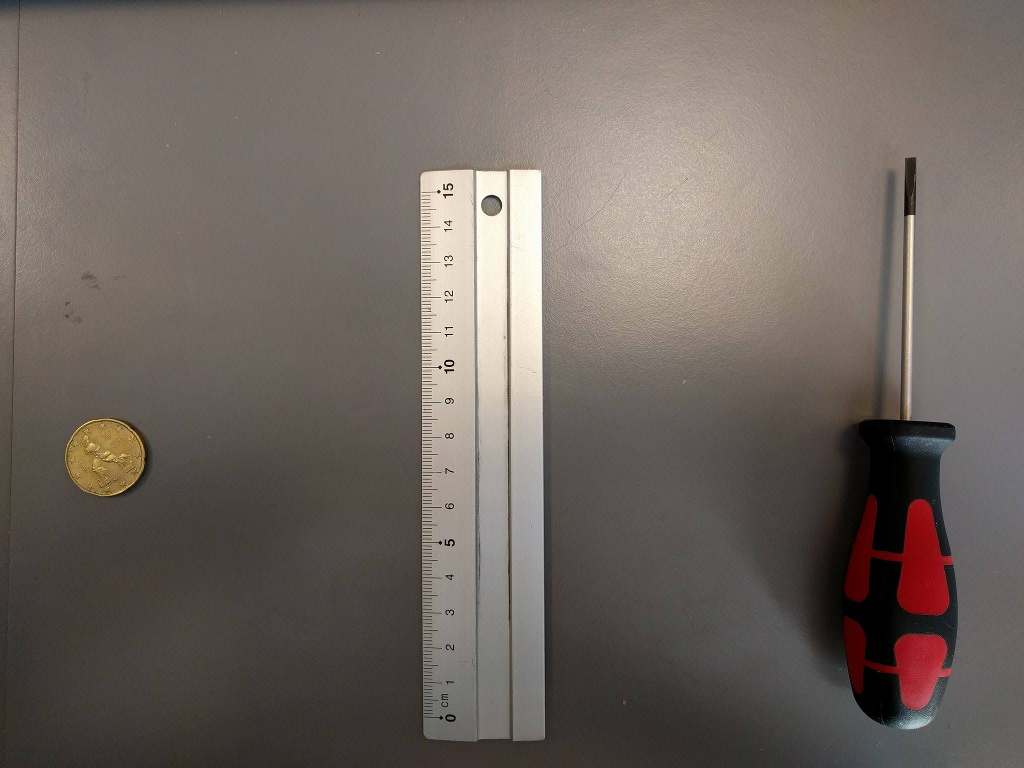
#> input picture object_recognition/images/moar_test.jpg, 1024 x 768 px
$ python label_and_size.py   (older library calls are emulated)
#> lines starting #> are read from the running program, lines starting #| are printed output that depends on the picture; after the words box and inside, x2 and y2 are one past the last pixel; in counts of white or black regions, pixels touching at a corner belong together
### object_recognition/detect_object_size.py
# import the necessary packages
from scipy.spatial import distance as dist
from imutils import perspective
from imutils import contours
import numpy as np
import imutils
import cv2


def midpoint(pt_a, pt_b):
    return ((pt_a[0] + pt_b[0]) * 0.5, (pt_a[1] + pt_b[1]) * 0.5)


def detect_object_size(image, obj_width):

    # load the image, convert it to greyscale, and blur it slightly
    gray = cv2.cvtColor(image, cv2.COLOR_BGR2GRAY)
    gray = cv2.GaussianBlur(gray, (7, 7), 0)

    # perform edge detection, then perform a dilation + erosion to
    # close gaps in between object edges
    edged = cv2.Canny(gray, 50, 100)
    edged = cv2.dilate(edged, None, iterations=1)
    edged = cv2.erode(edged, None, iterations=1)

    # find contours in the edge map
    cnts = cv2.findContours(edged.copy(), cv2.RETR_EXTERNAL,
                            cv2.CHAIN_APPROX_SIMPLE)
    cnts = cnts[0] if imutils.is_cv2() else cnts[1]

    # sort the contours from left-to-right and initialize the
    # 'pixels per metric' calibration variable
    (cnts, _) = contours.sort_contours(cnts)
    pixels_per_metric = None

    # loop over the contours individually
    for c in cnts:
        # if the contour is not sufficiently large, ignore it
        if cv2.contourArea(c) < 100:
            continue

        # compute the rotated bounding box of the contour
        orig = image.copy()
        box = cv2.minAreaRect(c)
        box = cv2.cv.BoxPoints(box) if imutils.is_cv2() else cv2.boxPoints(box)
        box = np.array(box, dtype="int")

        # order the points in the contour such that they appear
        # in top-left, top-right, bottom-right, and bottom-left
        # order, then draw the outline of the rotated bounding
        # box
        box = perspective.order_points(box)
        cv2.drawContours(orig, [box.astype("int")], -1, (0, 255, 0), 2)

        # loop over the original points and draw them
        for (x, y) in box:
            cv2.circle(orig, (int(x), int(y)), 5, (0, 0, 255), -1)

        # unpack the ordered bounding box, then compute the midpoint
        # between the top-left and top-right coordinates, followed by
        # the midpoint between bottom-left and bottom-right coordinates
        (tl, tr, br, bl) = box
        (tltr_x, tltr_y) = midpoint(tl, tr)
        (blbr_x, blbr_y) = midpoint(bl, br)

        # compute the midpoint between the top-left and top-right points,
        # followed by the midpoint between the top-righ and bottom-right
        (tlbl_x, tlbl_y) = midpoint(tl, bl)
        (trbr_x, trbr_y) = midpoint(tr, br)

        # draw the midpoints on the image
        cv2.circle(orig, (int(tltr_x), int(tltr_y)), 5, (255, 0, 0), -1)
        cv2.circle(orig, (int(blbr_x), int(blbr_y)), 5, (255, 0, 0), -1)
        cv2.circle(orig, (int(tlbl_x), int(tlbl_y)), 5, (255, 0, 0), -1)
        cv2.circle(orig, (int(trbr_x), int(trbr_y)), 5, (255, 0, 0), -1)

        # draw lines between the midpoints
        cv2.line(orig, (int(tltr_x), int(tltr_y)), (int(blbr_x), int(blbr_y)),
                 (255, 0, 255), 2)
        cv2.line(orig, (int(tlbl_x), int(tlbl_y)), (int(trbr_x), int(trbr_y)),
                 (255, 0, 255), 2)

        # compute the Euclidean distance between the midpoints
        d_a = dist.euclidean((tltr_x, tltr_y), (blbr_x, blbr_y))
        d_b = dist.euclidean((tlbl_x, tlbl_y), (trbr_x, trbr_y))

        # if the pixels per metric has not been initialized, then
        # compute it as the ratio of pixels to supplied metric
        # (in this case, inches)
        if pixels_per_metric is None:
            pixels_per_metric = d_b / obj_width

        # compute the size of the object
        dim_a = d_a / pixels_per_metric
        dim_b = d_b / pixels_per_metric

        # draw the object sizes on the image
        cv2.putText(orig, "{:.1f}mm".format(dim_a),
                    (int(tltr_x - 15), int(tltr_y - 10)), cv2.FONT_HERSHEY_SIMPLEX,
                    0.65, (255, 255, 255), 2)
        cv2.putText(orig, "{:.1f}mm".format(dim_b),
                    (int(trbr_x + 10), int(trbr_y)), cv2.FONT_HERSHEY_SIMPLEX,
                    0.65, (255, 255, 255), 2)

        # show the output image
        cv2.imshow("Image", orig)
        cv2.waitKey(0)

    return orig

# [2 lines that do not run on import are left out]

### object_recognition/label_objects.py
# Imports the Google Cloud client library
from google.cloud import vision
import time
import sys

# Instantiates a google vision client
vision_client = vision.Client()


def label_objects(image_bytes):
    content = image_bytes.getvalue()

    image = vision_client.image(
        content=content)

    # Performs label detection on the image file
    labels = image.detect_labels()

    return labels

### object_recognition/label_and_size.py
import io

import cv2
import numpy as np
from PIL import Image
from label_objects import label_objects

from object_recognition.detect_object_size import detect_object_size


def label_and_size(img, img_format, img_from_memory=True):

#> called with img = './images/moar_test.jpg', img_format = 'JPEG', img_from_memory = False
    if not img_from_memory:
        cv2_img, img_bytes = img_to_bytes(img, img_format, img_from_memory=False)
#> in img_to_bytes, PIL_img is the input picture: PIL image 1024x768 RGB; mean R, G, B 111, 101.9, 95.7

    labels = label_objects(img_bytes)
    for label in labels:
        print(label.description)

    orig = detect_object_size(cv2_img, 22.25)
#> in detect_object_size, `gray = cv2.cvtColor(image, cv2.COLOR_BGR2GRAY)`:
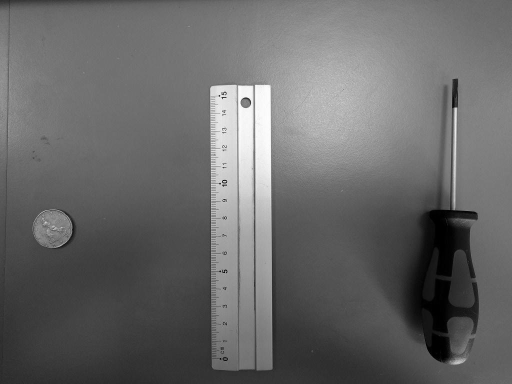
#> gray: shape (768, 1024) (shown at 1/2 size); min 0, max 254, mean 103.9
#> in detect_object_size, `edged = cv2.Canny(gray, 50, 100)`:
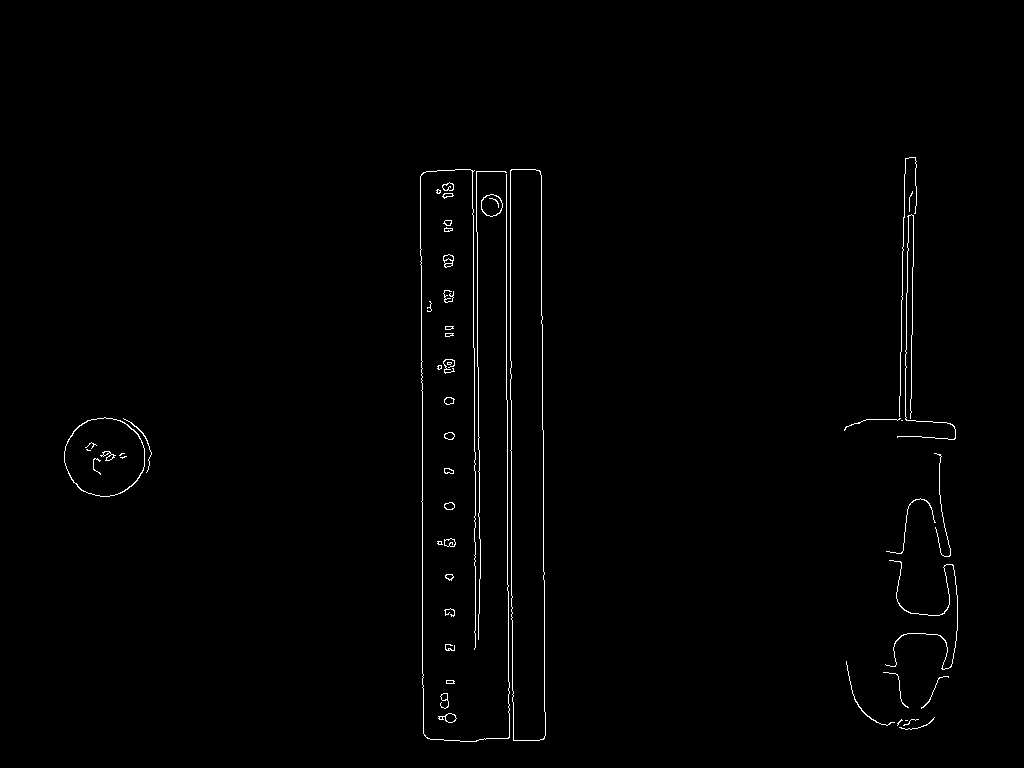
#> edged: shape (768, 1024); 0.86% white in thin lines or dots, all inside (x1, y1, x2, y2) = (64, 157, 958, 742)
#> in detect_object_size, `edged = cv2.erode(edged, None, iterations=1)`:
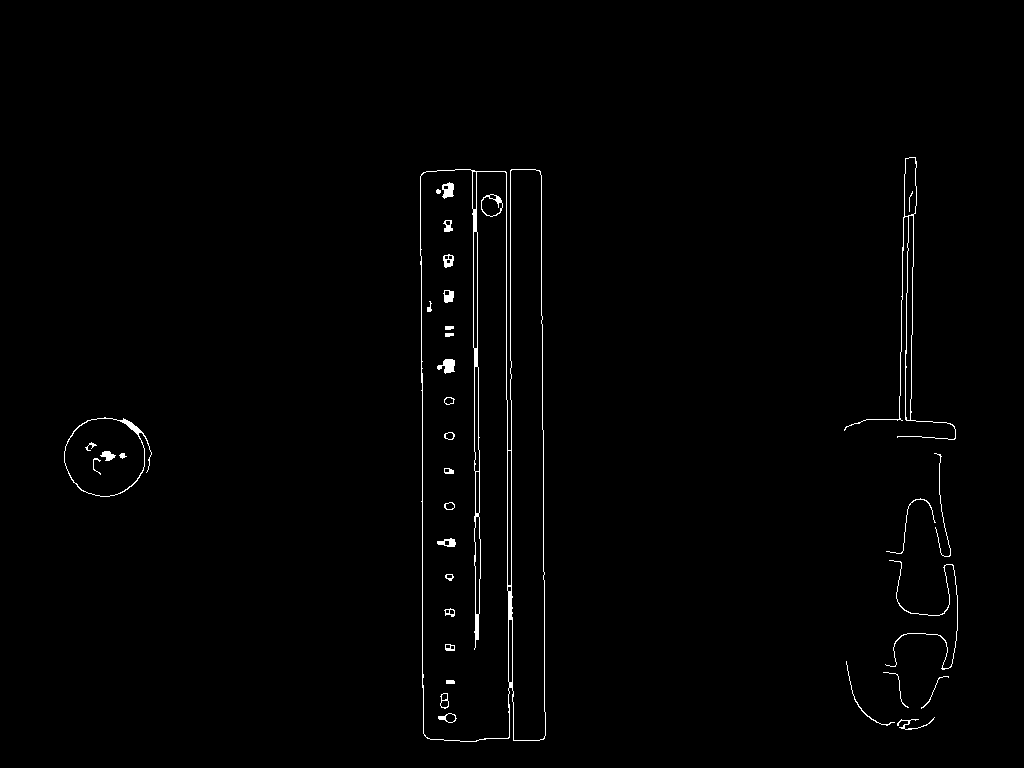
#> edged: shape (768, 1024); 0.97% white in thin lines or dots, all inside (x1, y1, x2, y2) = (64, 157, 958, 742)
#> in detect_object_size, `cnts = cv2.findContours(edged.copy(), cv2.RETR_EXTERNAL, cv2.CHAIN_APP..`: cnts = 10 contours, 4 with area under 20; largest, box (x1, y1, x2, y2) and area: (420, 169, 546, 742) 67554, (64, 417, 152, 497) 5054, (844, 157, 956, 440) 1806, (885, 560, 958, 670) 40, (897, 717, 935, 730) 30, (846, 661, 895, 726) 24
#> the loop in detect_object_size, `for c in cnts:` made 10 passes
#> (tl, tr, br, bl, tltr_x, tltr_y, blbr_x, blbr_y) on pass 1: ([47, 454], [109, 396], [163, 455], [101, 513], 78, 425, 132, 484)
#> pass 1, in detect_object_size, `cv2.imshow("Image", orig)`:
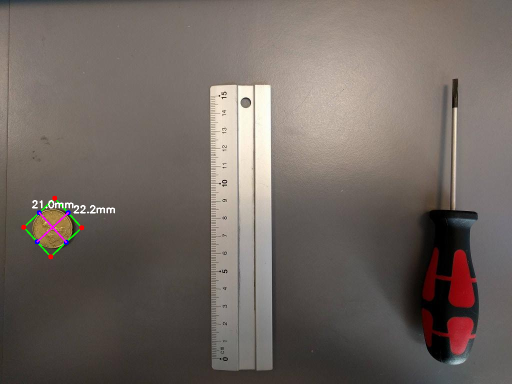
#> window 'Image': shape (768, 1024, 3) (shown at 1/2 size); mean B, G, R 96.3, 102, 111.3
#> pass 2, in detect_object_size, `cv2.imshow("Image", orig)`:
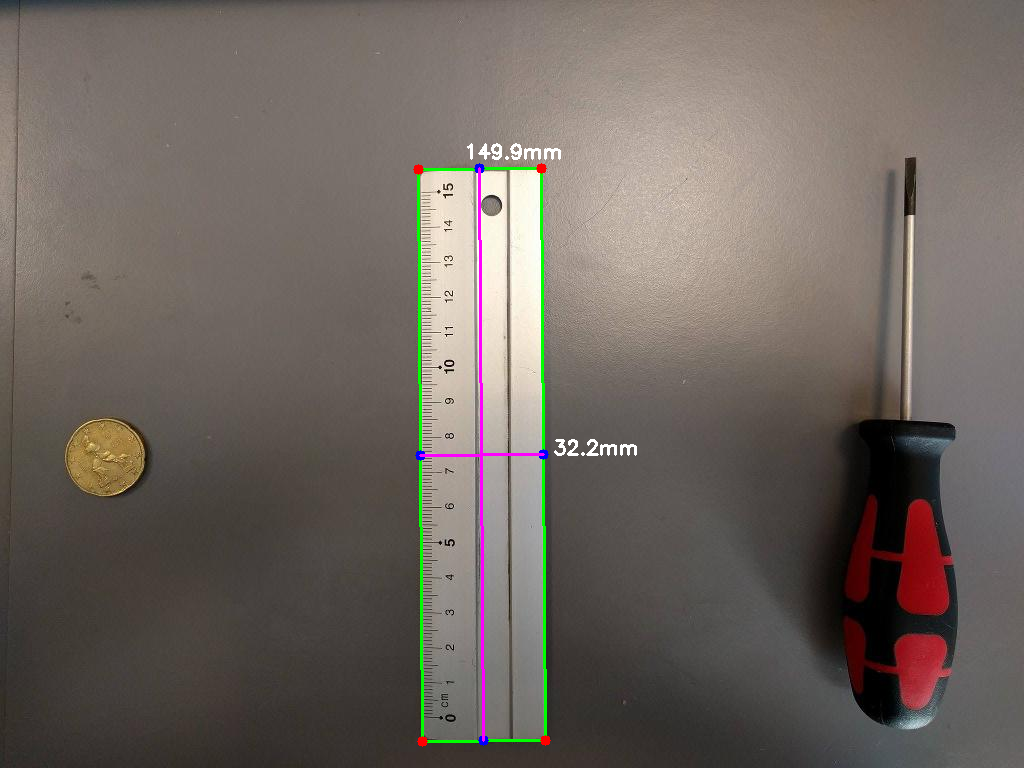
#> window 'Image': shape (768, 1024, 3); mean B, G, R 96, 102.2, 111
#> after the loop in detect_object_size, `for c in cnts:`: pixels_per_metric = 3.82

    return orig


def img_to_bytes(img, img_format, img_from_memory=True):
    if not img_from_memory:
        PIL_img = Image.open(img)
        img_bytes = io.BytesIO()
        PIL_img.save(img_bytes, format=img_format)

        img_bytes.seek(0)
        img_array = np.asarray(bytearray(img_bytes.read()), dtype=np.uint8)
        cv2_img = cv2.imdecode(img_array, 1)
        return cv2_img, img_bytes
    else:
        return img


if __name__ == '__main__':
    label_and_size('./images/moar_test.jpg', 'JPEG', img_from_memory=False)

$ run again, with object_recognition/images/17474096_1354742264586337_541393952_o.jpg copied over object_recognition/images/moar_test.jpg
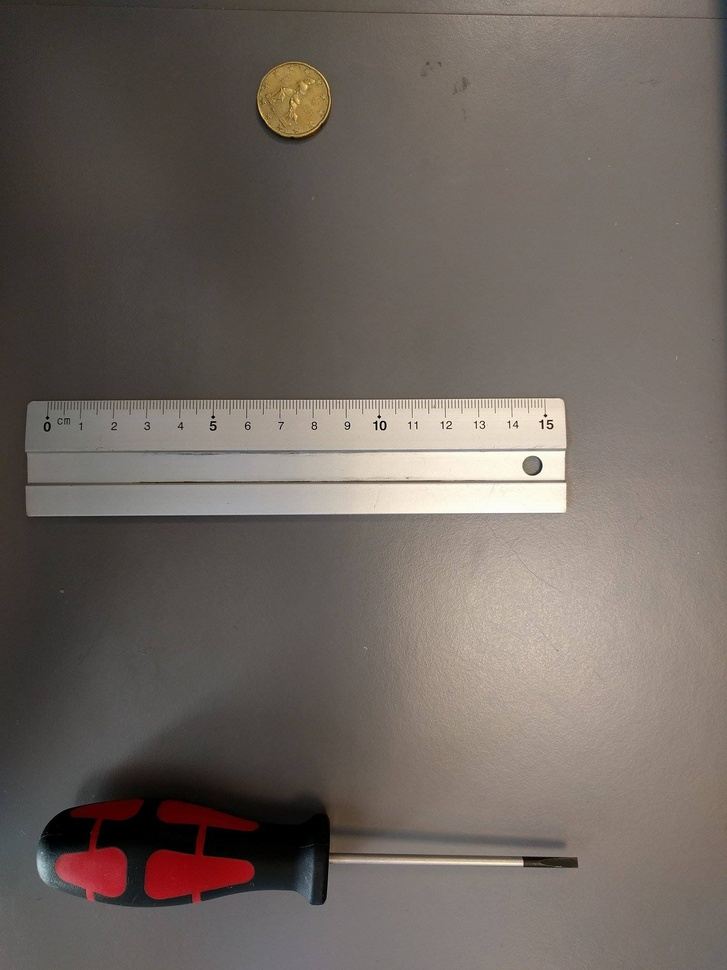
#> input picture object_recognition/images/17474096_1354742264586337_541393952_o.jpg, 727 x 970 px, shrunk from 1536 x 2048 before the run
#> in img_to_bytes, PIL_img is the input picture: PIL image 727x970 RGB; mean R, G, B 111, 101.9, 95.7
#> in detect_object_size, `edged = cv2.erode(edged, None, iterations=1)`:
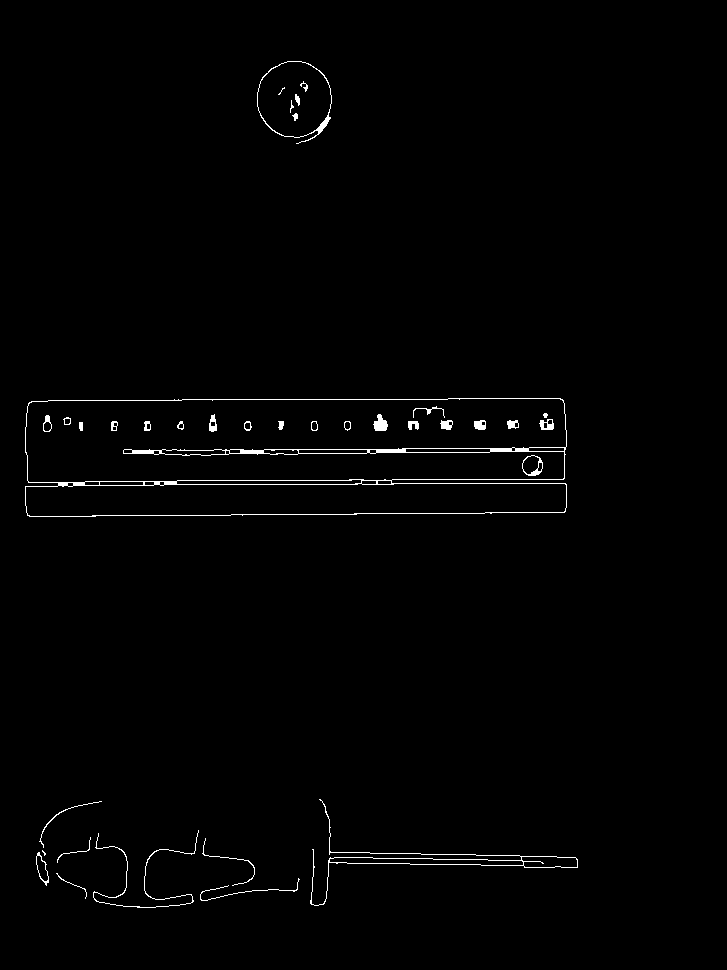
#> edged: shape (970, 727); 1% white in thin lines or dots, all inside (x1, y1, x2, y2) = (25, 61, 578, 908)
#> cnts = 11 contours, 5 with area under 20; largest, box (x1, y1, x2, y2) and area: (25, 398, 567, 517) 61074, (257, 61, 332, 144) 4527, (310, 799, 578, 906) 1620, (36, 852, 49, 886) 208, (93, 830, 199, 908) 40, (39, 801, 102, 848) 23
#> the loop in detect_object_size, `for c in cnts:` made 11 passes
#> (tl, tr, br, bl, tltr_x, tltr_y, blbr_x, blbr_y) on pass 1: ([24, 400], [565, 396], [566, 512], [25, 516], 294.5, 398, 295.5, 514)
#> pass 2, in detect_object_size, `cv2.imshow("Image", orig)`:
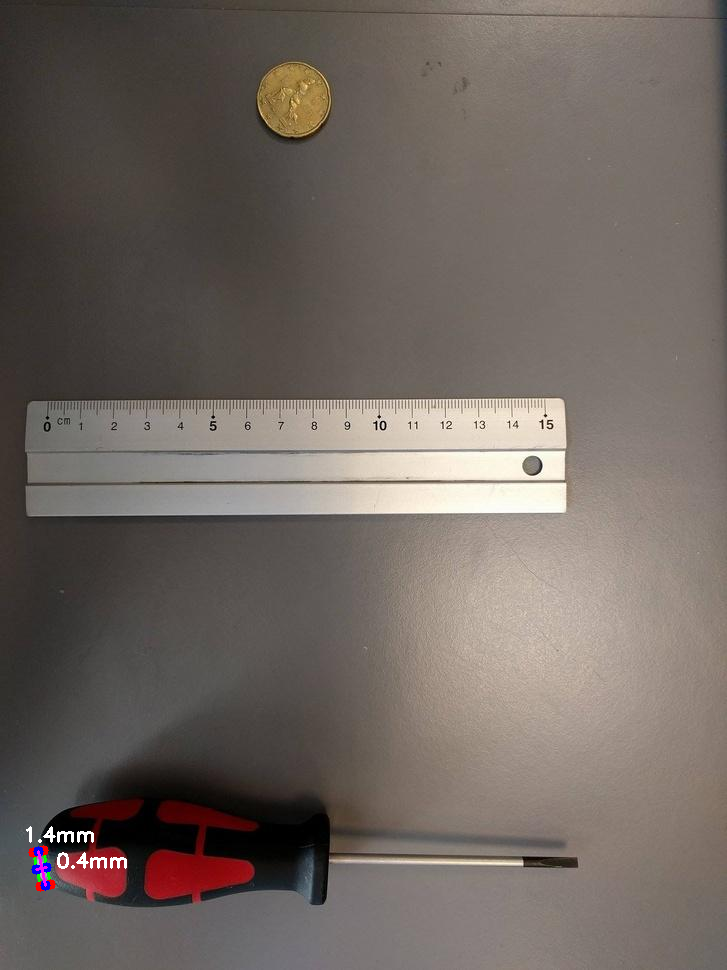
#> window 'Image': shape (970, 727, 3); mean B, G, R 96.2, 102, 111.3
#> after the loop in detect_object_size, `for c in cnts:`: pixels_per_metric = 24.32
